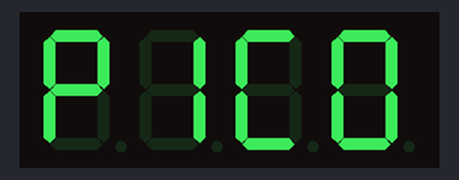
Bench run of a program on a simulated Raspberry Pi Pico running MicroPython. Parts: 4-digit seven-segment display. Library files of the repository ran but are not shown: tm1637.py. At 11.2 s the program stops and its outputs stay as they are.

Above: at 0.1 s.
At 2.1 s:
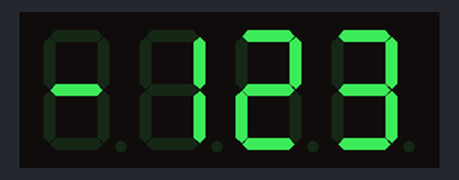
At 4.1 s:
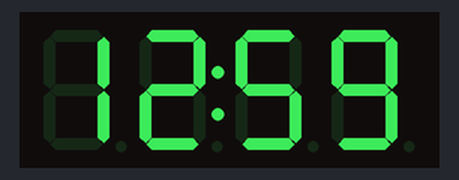
At 5.78 s:
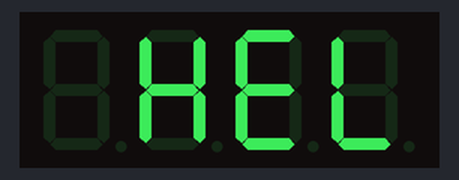
At 7.65 s:
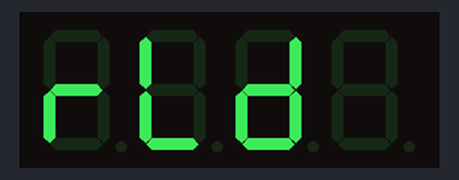
At 11.3 s:
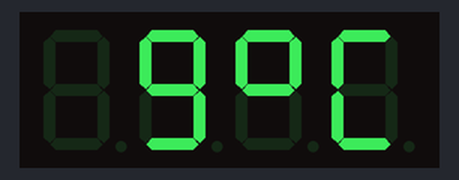

The program:

7segments.py
```python
import tm1637
from machine import Pin
from utime import sleep
mydisplay = tm1637.TM1637(clk=Pin(18), dio=Pin(19))

# Show a word
mydisplay.show("Pico")
sleep(1)

#blank the screen
mydisplay.show("    ")
sleep(1)

#show numbers
mydisplay.number(-123)
sleep(1)

#show a time with colon
mydisplay.numbers(12,59)
sleep(1)

#adjust the brightness to make it loewr
mydisplay.brightness(5)
sleep(1)

#show scrolling text
mydisplay.scroll("Hello World 123", delay=200)
sleep(1)

#show temperature
mydisplay.temperature(99)
sleep(1)

#blank the screen again
mydisplay.show(" ")
```

Measured:
- what the display in image 1 shows lasts 1.0 s, from 2.0 s to 3.0 s
